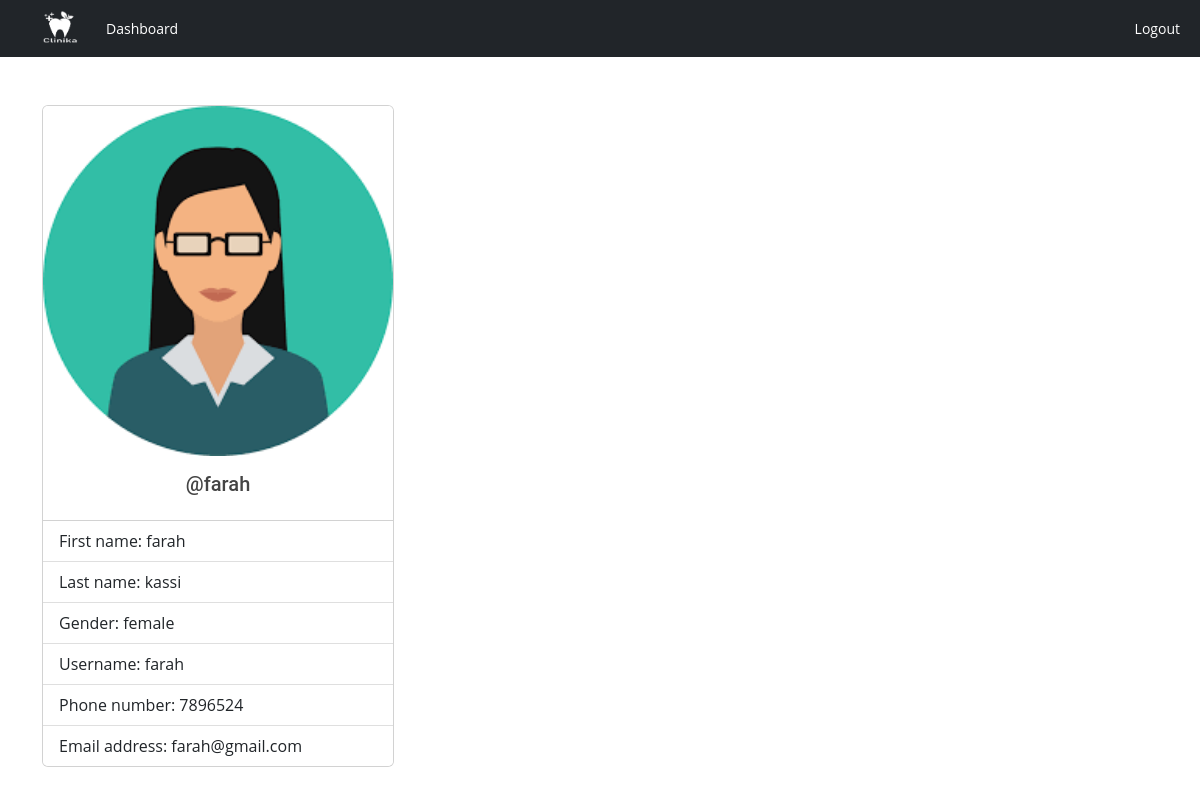
/patient/profile.php (signed in), run on the app's committed database.
### tables this page shows
CREATE TABLE `patients` (
  `patient_id` int(11) NOT NULL,
  `username` varchar(127) NOT NULL,
  `password` varchar(255) NOT NULL,
  `fname` varchar(127) NOT NULL,
  `lname` varchar(127) NOT NULL,
  `patient_phone` int(12) NOT NULL,
  `patient_email` varchar(127) NOT NULL,
  `gender` text NOT NULL
);

### patient/data/patient.php (called while the page is built, shortened)
<?php
function getPatientById($id, $conn){
   $sql = "SELECT * FROM patients
           WHERE patient_id=?";
   $stmt = $conn->prepare($sql);
   $stmt->execute([$id]);
   if ($stmt->rowCount() == 1) {
     $patient = $stmt->fetch();
     return $patient;
   }else {
    return 0;
   }
}

### patient/profile.php (the view, shortened to what this page needs)
<?php
if (isset($_SESSION['patient_id']) &&
    isset($_SESSION['role'])) {
    if ($_SESSION['role'] == 'Patient') {
       include "../DB_connection.php";
       include "data/patient.php";
       $patient_id = $_SESSION['patient_id'];
       $patient = getPatientById($patient_id, $conn);
 ?>
<!DOCTYPE html>
<html lang="en">
<head>
	<link rel="stylesheet" href="https://cdn.jsdelivr.net/npm/bootstrap@5.2.0/dist/css/bootstrap.min.css">
	<link rel="stylesheet" href="../css/style.css">
  <link rel="stylesheet" href="https://cdnjs.cloudflare.com/ajax/libs/font-awesome/4.7.0/css/font-awesome.min.css">
</head>
<body>
    <?php
        include "inc/navbar.php";
        if ($patient != 0) {
     ?>
     <div class="container mt-5">
        <div class="card" style="width: 22rem;">
          <img src="../assets/img/doctor-<?=$patient['gender']?>.png" class="card-img-top" alt="...">
          <div class="card-body">
            <h5 class="card-title text-center">@<?=$patient['username']?></h5>
          </div>
                <ul class="list-group list-group-flush">
                <li class="list-group-item">First name: <?=$patient['fname']?></li>
                <li class="list-group-item">Last name: <?=$patient['lname']?></li>
                <li class="list-group-item">Gender: <?=$patient['gender']?></li>
                <li class="list-group-item">Username: <?=$patient['username']?></li>
                <li class="list-group-item">Phone number: <?=$patient['patient_phone']?></li>
                <li class="list-group-item">Email address: <?=$patient['patient_email']?></li>
            </ul>
        </div>
     </div>
     <?php
        }else {
          header("Location: logout.php?error=An error occurred");
          exit;
        }
     ?>
</body>
</html>
<?php
  }else {
    header("Location: ../login.php");
    exit;
  }
}else {
	header("Location: ../login.php");
	exit;
}
?>

### assets/css/style.css (style rules this page uses)
body { font-family: "Open Sans", sans-serif; color: #444; }
h1, h2, h3, h4, h5, h6, .font-primary { font-family: "Roboto", sans-serif; }
::placeholder { color: #cac7ff; }

### data on the page
patients: gender (picture), username "farah", fname "farah", lname "kassi", gender "female", patient_phone "7896524", patient_email "farah@gmail.com"
